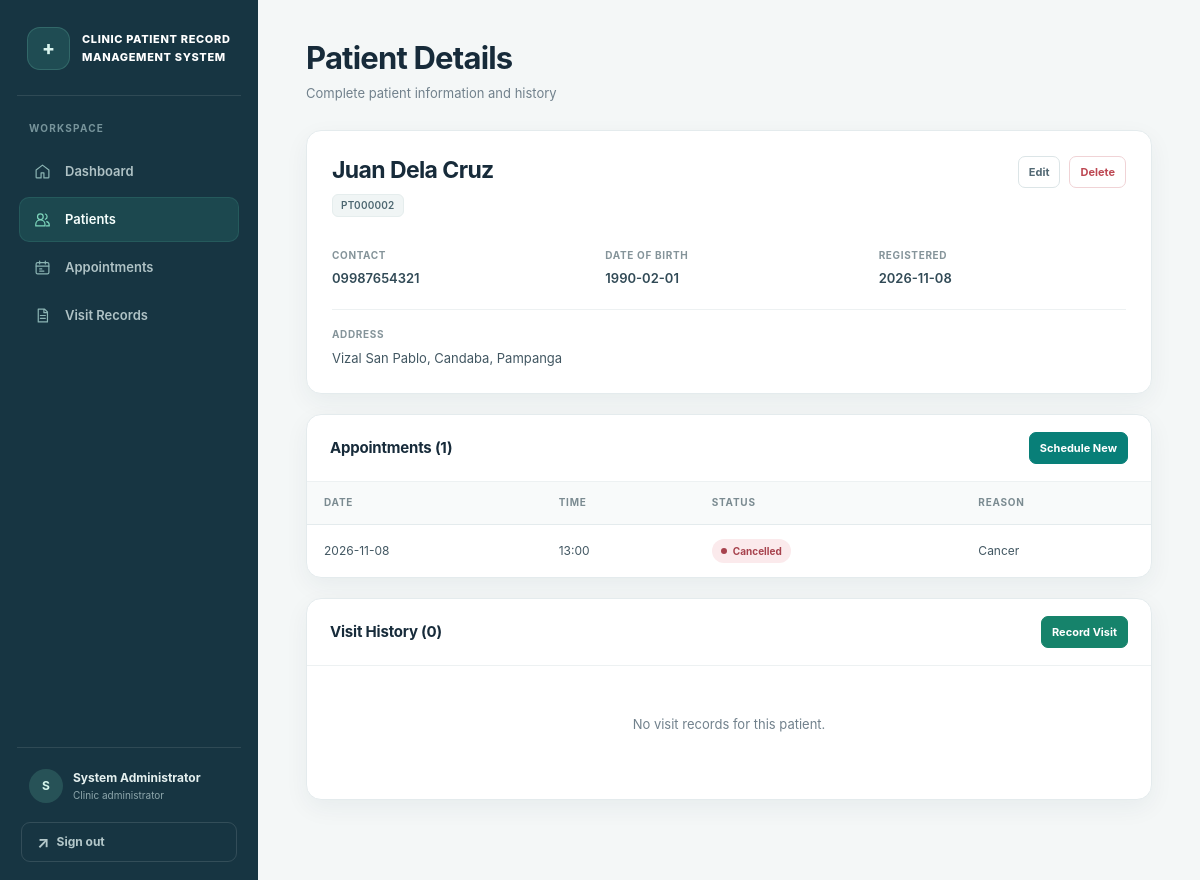
The page /patients/6 (signed in) on the database its author committed.
### tables this page shows
CREATE TABLE patients (
    patient_id INTEGER PRIMARY KEY AUTOINCREMENT,
    patient_code TEXT UNIQUE NOT NULL,
    name TEXT NOT NULL,
    contact TEXT,
    date_of_birth TEXT,
    address TEXT,
    created_at TEXT NOT NULL DEFAULT CURRENT_TIMESTAMP,
    updated_at TEXT NOT NULL DEFAULT CURRENT_TIMESTAMP
);

CREATE TABLE appointments (
    appointment_id INTEGER PRIMARY KEY AUTOINCREMENT,
    patient_id INTEGER NOT NULL,
    visit_date TEXT NOT NULL,
    time TEXT NOT NULL,
    status TEXT NOT NULL DEFAULT 'Scheduled',
    reason TEXT,
    created_at TEXT NOT NULL DEFAULT CURRENT_TIMESTAMP,
    updated_at TEXT NOT NULL DEFAULT CURRENT_TIMESTAMP,
    FOREIGN KEY (patient_id) REFERENCES patients(patient_id) ON DELETE CASCADE,
    CHECK (status IN ('Scheduled', 'Completed', 'Cancelled'))
);

### app.py (the view)
@app.route('/patients/<int:patient_id>')
@login_required
def patient_details(patient_id):
    patient = db.get_patient_by_id(patient_id)
    if not patient:
        flash('Patient not found.', 'error')
        return redirect(url_for('patients'))
    appointments = db.get_appointments_by_patient(patient_id)
    visits = db.get_visits_by_patient(patient_id)
    return render_template('patient_details.html', patient=patient, appointments=appointments, visits=visits)

### app.py (called while the page is built)
@app.after_request
def prevent_auth_page_caching(response):
    if request.endpoint in {'login', 'logout'}:
        response.headers['Cache-Control'] = 'no-store, no-cache, must-revalidate, max-age=0'
        response.headers['Pragma'] = 'no-cache'
        response.headers['Expires'] = '0'
    return response

def login_required(f):
    @wraps(f)
    def decorated_function(*args, **kwargs):
        if 'user_id' not in session:
            flash('Please log in to access this page.', 'error')
            return redirect(url_for('login'))
        return f(*args, **kwargs)
    return decorated_function

### database.py (called while the page is built)
def get_db_connection():
    conn = sqlite3.connect(DATABASE_PATH)
    conn.row_factory = sqlite3.Row
    conn.execute('PRAGMA foreign_keys = ON')
    return conn

def get_patient_by_id(patient_id):
    conn = get_db_connection()
    patient = conn.execute('SELECT * FROM patients WHERE patient_id = ?', (patient_id,)).fetchone()
    conn.close()
    return patient

def get_appointments_by_patient(patient_id):
    conn = get_db_connection()
    appointments = conn.execute(
        '''SELECT * FROM appointments
           WHERE patient_id = ?
           ORDER BY visit_date DESC, time DESC''',
        (patient_id,)
    ).fetchall()
    conn.close()
    return appointments

def get_visits_by_patient(patient_id):
    conn = get_db_connection()
    visits = conn.execute(
        '''SELECT * FROM visits
           WHERE patient_id = ?
           ORDER BY visit_date DESC''',
        (patient_id,)
    ).fetchall()
    conn.close()
    return visits

### templates/patient_details.html (shortened to what this page needs)
{% extends "base.html" %}
{% block content %}
<div class="content-header">
    <h1>Patient Details</h1>
    <p>Complete patient information and history</p>
</div>
<div class="patient-header">
    <div class="patient-title-row">
        <div>
            <h2>{{ patient.name }}</h2>
            <p class="patient-code">{{ patient.patient_code }}</p>
        </div>
        <div class="action-buttons">
            <a href="{{ url_for('edit_patient', patient_id=patient.patient_id) }}" class="btn btn-secondary btn-small">Edit</a>
            <form method="POST" action="{{ url_for('delete_patient', patient_id=patient.patient_id) }}" onsubmit="return confirm('Are you sure you want to delete this patient? This will also delete all associated appointments and visits.');">
                <button type="submit" class="btn btn-danger btn-small">Delete</button>
            </form>
        </div>
    </div>
    <div class="patient-info-grid">
        <div class="info-item">
            <label>Contact</label>
            <span>{{ patient.contact or '—' }}</span>
        </div>
        <div class="info-item">
            <label>Date of Birth</label>
            <span>{{ patient.date_of_birth or '—' }}</span>
        </div>
        <div class="info-item">
            <label>Registered</label>
            <span>{{ patient.created_at[:10] }}</span>
        </div>
    </div>
    {% if patient.address %}
    <div class="patient-address">
        <label>Address</label>
        <p>{{ patient.address }}</p>
    </div>
    {% endif %}
</div>
<div class="card">
    <div class="card-header">
        <h2>Appointments ({{ appointments|length }})</h2>
        <a href="{{ url_for('schedule_appointment', patient_id=patient.patient_id) }}" class="btn btn-primary btn-small">Schedule New</a>
    </div>
    {% if appointments %}
    <div class="table-container">
        <table class="data-table">
            <thead>
                <tr>
                    <th>Date</th>
                    <th>Time</th>
                    <th>Status</th>
                    <th>Reason</th>
                </tr>
            </thead>
            <tbody>
                {% for appointment in appointments %}
                <tr>
                    <td>{{ appointment.visit_date }}</td>
                    <td>{{ appointment.time }}</td>
                    <td>
                        <span class="status-badge status-{{ appointment.status.lower() }}">{{ appointment.status }}</span>
                    </td>
                    <td>{{ appointment.reason or '—' }}</td>
                </tr>
                {% endfor %}
            </tbody>
        </table>
    </div>
    {% else %}
    <div class="empty-state">
        <p>No appointments scheduled for this patient.</p>
    </div>
    {% endif %}
</div>
<div class="card">
    <div class="card-header">
        <h2>Visit History ({{ visits|length }})</h2>
        <a href="{{ url_for('record_visit', patient_id=patient.patient_id) }}" class="btn btn-success btn-small">Record Visit</a>
    </div>
    {% if visits %}
    <div class="timeline">
        {% for visit in visits %}
        <div class="timeline-item">
            <div class="timeline-date">{{ visit.visit_date }}</div>
            <div class="timeline-content">
                {% if visit.diagnosis %}
                <h4>{{ visit.diagnosis }}</h4>
                {% endif %}
                <p>{{ visit.notes }}</p>
            </div>
        </div>
        {% endfor %}
    </div>
    {% else %}
    <div class="empty-state">
        <p>No visit records for this patient.</p>
    </div>
    {% endif %}
</div>
{% endblock %}

### rows shown on the page
patients: name "Juan Dela Cruz", patient_code "PT000002", contact "09987654321", date_of_birth "1990-02-01", created_at "2026-11-08", address "Vizal San Pablo, Candaba, Pampanga"
appointments: visit_date "2026-11-08", time "13:00", status "Cancelled", reason "Cancer"

### other values the page prints
{{ session.get('full_name', 'U')[:1] }} "S"
{{ session.get('full_name') }} "System Administrator"
{{ appointments|length }} "1"
{{ visits|length }} "0"
